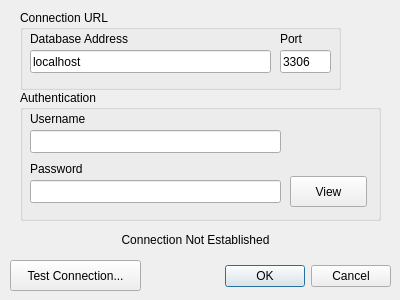
<?xml version="1.0" encoding="UTF-8"?>
<ui version="4.0">
 <class>Dialog</class>
 <widget class="QDialog" name="Dialog">
  <property name="geometry">
   <rect>
    <x>0</x>
    <y>0</y>
    <width>400</width>
    <height>300</height>
   </rect>
  </property>
  <property name="windowTitle">
   <string>Connection Manager</string>
  </property>
  <widget class="QDialogButtonBox" name="buttonBox">
   <property name="geometry">
    <rect>
     <x>180</x>
     <y>260</y>
     <width>211</width>
     <height>32</height>
    </rect>
   </property>
   <property name="orientation">
    <enum>Qt::Orientation::Horizontal</enum>
   </property>
   <property name="standardButtons">
    <set>QDialogButtonBox::StandardButton::Cancel|QDialogButtonBox::StandardButton::Ok</set>
   </property>
  </widget>
  <widget class="QPushButton" name="b_testConn">
   <property name="geometry">
    <rect>
     <x>10</x>
     <y>260</y>
     <width>131</width>
     <height>31</height>
    </rect>
   </property>
   <property name="text">
    <string>Test Connection...</string>
   </property>
  </widget>
  <widget class="QGroupBox" name="groupBox">
   <property name="geometry">
    <rect>
     <x>20</x>
     <y>10</y>
     <width>321</width>
     <height>80</height>
    </rect>
   </property>
   <property name="title">
    <string>Connection URL</string>
   </property>
   <widget class="QLabel" name="label">
    <property name="geometry">
     <rect>
      <x>10</x>
      <y>20</y>
      <width>111</width>
      <height>17</height>
     </rect>
    </property>
    <property name="text">
     <string>Database Address</string>
    </property>
   </widget>
   <widget class="QLineEdit" name="conn_addr">
    <property name="geometry">
     <rect>
      <x>10</x>
      <y>40</y>
      <width>241</width>
      <height>23</height>
     </rect>
    </property>
    <property name="text">
     <string>localhost</string>
    </property>
   </widget>
   <widget class="QLineEdit" name="conn_port">
    <property name="geometry">
     <rect>
      <x>260</x>
      <y>40</y>
      <width>51</width>
      <height>23</height>
     </rect>
    </property>
    <property name="text">
     <string>3306</string>
    </property>
   </widget>
   <widget class="QLabel" name="label_2">
    <property name="geometry">
     <rect>
      <x>260</x>
      <y>20</y>
      <width>54</width>
      <height>17</height>
     </rect>
    </property>
    <property name="text">
     <string>Port</string>
    </property>
   </widget>
  </widget>
  <widget class="QGroupBox" name="groupBox_2">
   <property name="geometry">
    <rect>
     <x>20</x>
     <y>90</y>
     <width>361</width>
     <height>131</height>
    </rect>
   </property>
   <property name="title">
    <string>Authentication</string>
   </property>
   <widget class="QLabel" name="label_3">
    <property name="geometry">
     <rect>
      <x>10</x>
      <y>20</y>
      <width>91</width>
      <height>17</height>
     </rect>
    </property>
    <property name="text">
     <string>Username</string>
    </property>
   </widget>
   <widget class="QLabel" name="label_4">
    <property name="geometry">
     <rect>
      <x>10</x>
      <y>70</y>
      <width>71</width>
      <height>17</height>
     </rect>
    </property>
    <property name="text">
     <string>Password</string>
    </property>
   </widget>
   <widget class="QLineEdit" name="conn_uname">
    <property name="geometry">
     <rect>
      <x>10</x>
      <y>40</y>
      <width>251</width>
      <height>23</height>
     </rect>
    </property>
   </widget>
   <widget class="QLineEdit" name="conn_pass">
    <property name="geometry">
     <rect>
      <x>10</x>
      <y>90</y>
      <width>251</width>
      <height>23</height>
     </rect>
    </property>
    <property name="echoMode">
     <enum>QLineEdit::EchoMode::Password</enum>
    </property>
   </widget>
   <widget class="QPushButton" name="conn_b_showpassword">
    <property name="geometry">
     <rect>
      <x>270</x>
      <y>86</y>
      <width>77</width>
      <height>31</height>
     </rect>
    </property>
    <property name="text">
     <string>View</string>
    </property>
    <property name="checkable">
     <bool>true</bool>
    </property>
   </widget>
  </widget>
  <widget class="QLabel" name="label_5">
   <property name="geometry">
    <rect>
     <x>10</x>
     <y>230</y>
     <width>371</width>
     <height>20</height>
    </rect>
   </property>
   <property name="text">
    <string>Connection Not Established</string>
   </property>
   <property name="alignment">
    <set>Qt::AlignmentFlag::AlignCenter</set>
   </property>
  </widget>
 </widget>
 <resources/>
 <connections>
  <connection>
   <sender>buttonBox</sender>
   <signal>accepted()</signal>
   <receiver>Dialog</receiver>
   <slot>accept()</slot>
   <hints>
    <hint type="sourcelabel">
     <x>248</x>
     <y>254</y>
    </hint>
    <hint type="destinationlabel">
     <x>157</x>
     <y>274</y>
    </hint>
   </hints>
  </connection>
  <connection>
   <sender>buttonBox</sender>
   <signal>rejected()</signal>
   <receiver>Dialog</receiver>
   <slot>reject()</slot>
   <hints>
    <hint type="sourcelabel">
     <x>316</x>
     <y>260</y>
    </hint>
    <hint type="destinationlabel">
     <x>286</x>
     <y>274</y>
    </hint>
   </hints>
  </connection>
 </connections>
</ui>
